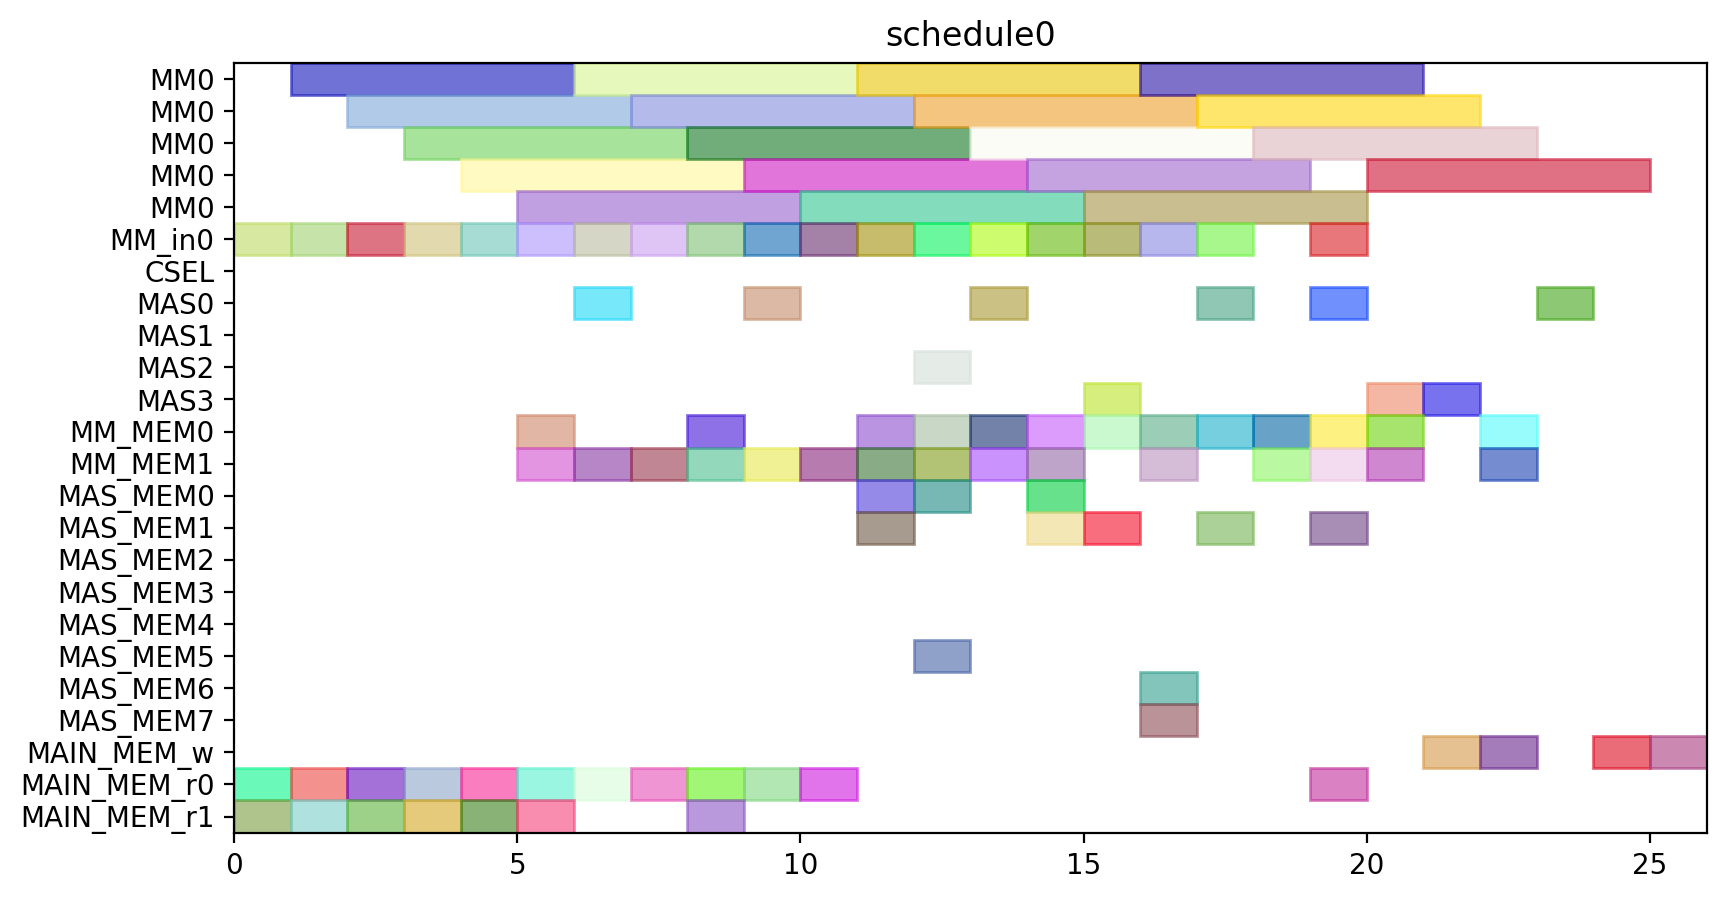

The Python source for this figure:
from pyschedule import Scenario, solvers, plotters, alt


def solve():
	horizon = 120
	S = Scenario("schedule0", horizon=horizon)

	# resource
	MM = S.Resources('MM', num=1, size=5)
	MM_in = S.Resources('MM_in', num=1)
	CSEL = S.Resource('CSEL')
	MAS = S.Resources('MAS', num=4, size=1, periods=range(1, horizon))
	MM_MEM = S.Resources('MM_MEM', num=2)
	MAS_MEM = S.Resources('MAS_MEM', num=8)
	MAIN_MEM_w = S.Resource('MAIN_MEM_w', size=1)
	MAIN_MEM_r = S.Resources('MAIN_MEM_r', num=2)

	# result of previous scheduling

	# new tasks
	T1 = S.Task('T1', length=5, delay_cost=1)
	T1 += alt(MM)
	T1_in = S.Task('T1_in', length=1, delay_cost=1)
	T1_in += alt(MM_in)
	S += T1_in*MM_in[0]<=T1*MM[0]
	T1_mem0 = S.Task('T1_mem0', length=1, delay_cost=1)
	T1_mem0 += MAIN_MEM_r[0]
	S += T1_mem0 <= T1

	T1_mem1 = S.Task('T1_mem1', length=1, delay_cost=1)
	T1_mem1 += MAIN_MEM_r[1]
	S += T1_mem1 <= T1

	T2 = S.Task('T2', length=5, delay_cost=1)
	T2 += alt(MM)
	T2_in = S.Task('T2_in', length=1, delay_cost=1)
	T2_in += alt(MM_in)
	S += T2_in*MM_in[0]<=T2*MM[0]
	T2_mem0 = S.Task('T2_mem0', length=1, delay_cost=1)
	T2_mem0 += MAIN_MEM_r[0]
	S += T2_mem0 <= T2

	T2_mem1 = S.Task('T2_mem1', length=1, delay_cost=1)
	T2_mem1 += MAIN_MEM_r[1]
	S += T2_mem1 <= T2

	T3 = S.Task('T3', length=5, delay_cost=1)
	T3 += alt(MM)
	T3_in = S.Task('T3_in', length=1, delay_cost=1)
	T3_in += alt(MM_in)
	S += T3_in*MM_in[0]<=T3*MM[0]
	T3_mem0 = S.Task('T3_mem0', length=1, delay_cost=1)
	T3_mem0 += MAIN_MEM_r[0]
	S += T3_mem0 <= T3

	T3_mem1 = S.Task('T3_mem1', length=1, delay_cost=1)
	T3_mem1 += MAIN_MEM_r[1]
	S += T3_mem1 <= T3

	T4 = S.Task('T4', length=5, delay_cost=1)
	T4 += alt(MM)
	T4_in = S.Task('T4_in', length=1, delay_cost=1)
	T4_in += alt(MM_in)
	S += T4_in*MM_in[0]<=T4*MM[0]
	T4_mem0 = S.Task('T4_mem0', length=1, delay_cost=1)
	T4_mem0 += MAIN_MEM_r[0]
	S += T4_mem0 <= T4

	T4_mem1 = S.Task('T4_mem1', length=1, delay_cost=1)
	T4_mem1 += MAIN_MEM_r[1]
	S += T4_mem1 <= T4

	T5 = S.Task('T5', length=5, delay_cost=1)
	T5 += alt(MM)
	T5_in = S.Task('T5_in', length=1, delay_cost=1)
	T5_in += alt(MM_in)
	S += T5_in*MM_in[0]<=T5*MM[0]
	T5_mem0 = S.Task('T5_mem0', length=1, delay_cost=1)
	T5_mem0 += MAIN_MEM_r[0]
	S += T5_mem0 <= T5

	T5_mem1 = S.Task('T5_mem1', length=1, delay_cost=1)
	T5_mem1 += MAIN_MEM_r[1]
	S += T5_mem1 <= T5

	T6 = S.Task('T6', length=5, delay_cost=1)
	T6 += alt(MM)
	T6_in = S.Task('T6_in', length=1, delay_cost=1)
	T6_in += alt(MM_in)
	S += T6_in*MM_in[0]<=T6*MM[0]
	T6_mem0 = S.Task('T6_mem0', length=1, delay_cost=1)
	T6_mem0 += MAIN_MEM_r[0]
	S += T6_mem0 <= T6

	T6_mem1 = S.Task('T6_mem1', length=1, delay_cost=1)
	T6_mem1 += MAIN_MEM_r[1]
	S += T6_mem1 <= T6

	T7 = S.Task('T7', length=5, delay_cost=1)
	T7 += alt(MM)
	T7_in = S.Task('T7_in', length=1, delay_cost=1)
	T7_in += alt(MM_in)
	S += T7_in*MM_in[0]<=T7*MM[0]
	T7_mem0 = S.Task('T7_mem0', length=1, delay_cost=1)
	T7_mem0 += MAIN_MEM_r[0]
	S += T7_mem0 <= T7

	T7_mem1 = S.Task('T7_mem1', length=1, delay_cost=1)
	T7_mem1 += MAIN_MEM_r[1]
	S += T7_mem1 <= T7

	T8 = S.Task('T8', length=5, delay_cost=1)
	T8 += alt(MM)
	T8_in = S.Task('T8_in', length=1, delay_cost=1)
	T8_in += alt(MM_in)
	S += T8_in*MM_in[0]<=T8*MM[0]
	T8_mem0 = S.Task('T8_mem0', length=1, delay_cost=1)
	T8_mem0 += MAIN_MEM_r[0]
	S += T8_mem0 <= T8

	T8_mem1 = S.Task('T8_mem1', length=1, delay_cost=1)
	T8_mem1 += alt(MM_MEM)
	S += (T1*MM[0])-1 < T8_mem1*MM_MEM[1]
	S += T8_mem1 <= T8

	T9 = S.Task('T9', length=5, delay_cost=1)
	T9 += alt(MM)
	T9_in = S.Task('T9_in', length=1, delay_cost=1)
	T9_in += alt(MM_in)
	S += T9_in*MM_in[0]<=T9*MM[0]
	T9_mem0 = S.Task('T9_mem0', length=1, delay_cost=1)
	T9_mem0 += MAIN_MEM_r[0]
	S += T9_mem0 <= T9

	T9_mem1 = S.Task('T9_mem1', length=1, delay_cost=1)
	T9_mem1 += alt(MM_MEM)
	S += (T1*MM[0])-1 < T9_mem1*MM_MEM[1]
	S += T9_mem1 <= T9

	T10 = S.Task('T10', length=5, delay_cost=1)
	T10 += alt(MM)
	T10_in = S.Task('T10_in', length=1, delay_cost=1)
	T10_in += alt(MM_in)
	S += T10_in*MM_in[0]<=T10*MM[0]
	T10_mem0 = S.Task('T10_mem0', length=1, delay_cost=1)
	T10_mem0 += MAIN_MEM_r[0]
	S += T10_mem0 <= T10

	T10_mem1 = S.Task('T10_mem1', length=1, delay_cost=1)
	T10_mem1 += alt(MM_MEM)
	S += (T3*MM[0])-1 < T10_mem1*MM_MEM[1]
	S += T10_mem1 <= T10

	T11 = S.Task('T11', length=5, delay_cost=1)
	T11 += alt(MM)
	T11_in = S.Task('T11_in', length=1, delay_cost=1)
	T11_in += alt(MM_in)
	S += T11_in*MM_in[0]<=T11*MM[0]
	T11_mem0 = S.Task('T11_mem0', length=1, delay_cost=1)
	T11_mem0 += MAIN_MEM_r[0]
	S += T11_mem0 <= T11

	T11_mem1 = S.Task('T11_mem1', length=1, delay_cost=1)
	T11_mem1 += alt(MM_MEM)
	S += (T3*MM[0])-1 < T11_mem1*MM_MEM[1]
	S += T11_mem1 <= T11

	T12 = S.Task('T12', length=1, delay_cost=1)
	T12 += alt(MAS)
	T12_mem0 = S.Task('T12_mem0', length=1, delay_cost=1)
	T12_mem0 += alt(MM_MEM)
	S += (T4*MM[0])-1 < T12_mem0*MM_MEM[0]
	S += T12_mem0 <= T12

	T12_mem1 = S.Task('T12_mem1', length=1, delay_cost=1)
	T12_mem1 += alt(MM_MEM)
	S += (T2*MM[0])-1 < T12_mem1*MM_MEM[1]
	S += T12_mem1 <= T12

	T13 = S.Task('T13', length=1, delay_cost=1)
	T13 += alt(MAS)
	T13_mem0 = S.Task('T13_mem0', length=1, delay_cost=1)
	T13_mem0 += alt(MM_MEM)
	S += (T4*MM[0])-1 < T13_mem0*MM_MEM[0]
	S += T13_mem0 <= T13

	T13_mem1 = S.Task('T13_mem1', length=1, delay_cost=1)
	T13_mem1 += alt(MM_MEM)
	S += (T2*MM[0])-1 < T13_mem1*MM_MEM[1]
	S += T13_mem1 <= T13

	T15 = S.Task('T15', length=1, delay_cost=1)
	T15 += alt(MAS)
	T15_mem0 = S.Task('T15_mem0', length=1, delay_cost=1)
	T15_mem0 += alt(MM_MEM)
	S += (T7*MM[0])-1 < T15_mem0*MM_MEM[0]
	S += T15_mem0 <= T15

	T15_mem1 = S.Task('T15_mem1', length=1, delay_cost=1)
	T15_mem1 += alt(MM_MEM)
	S += (T7*MM[0])-1 < T15_mem1*MM_MEM[1]
	S += T15_mem1 <= T15

	T14 = S.Task('T14', length=5, delay_cost=1)
	T14 += alt(MM)
	T14_in = S.Task('T14_in', length=1, delay_cost=1)
	T14_in += alt(MM_in)
	S += T14_in*MM_in[0]<=T14*MM[0]
	T14_mem0 = S.Task('T14_mem0', length=1, delay_cost=1)
	T14_mem0 += alt(MAS_MEM)
	S += (T13*MAS[0])-1 < T14_mem0*MAS_MEM[0]
	S += (T13*MAS[1])-1 < T14_mem0*MAS_MEM[2]
	S += (T13*MAS[2])-1 < T14_mem0*MAS_MEM[4]
	S += (T13*MAS[3])-1 < T14_mem0*MAS_MEM[6]
	S += T14_mem0 <= T14

	T14_mem1 = S.Task('T14_mem1', length=1, delay_cost=1)
	T14_mem1 += alt(MAS_MEM)
	S += (T13*MAS[0])-1 < T14_mem1*MAS_MEM[1]
	S += (T13*MAS[1])-1 < T14_mem1*MAS_MEM[3]
	S += (T13*MAS[2])-1 < T14_mem1*MAS_MEM[5]
	S += (T13*MAS[3])-1 < T14_mem1*MAS_MEM[7]
	S += T14_mem1 <= T14

	T16 = S.Task('T16', length=5, delay_cost=1)
	T16 += alt(MM)
	T16_in = S.Task('T16_in', length=1, delay_cost=1)
	T16_in += alt(MM_in)
	S += T16_in*MM_in[0]<=T16*MM[0]
	T16_mem0 = S.Task('T16_mem0', length=1, delay_cost=1)
	T16_mem0 += alt(MM_MEM)
	S += (T1*MM[0])-1 < T16_mem0*MM_MEM[0]
	S += T16_mem0 <= T16

	T16_mem1 = S.Task('T16_mem1', length=1, delay_cost=1)
	T16_mem1 += alt(MM_MEM)
	S += (T8*MM[0])-1 < T16_mem1*MM_MEM[1]
	S += T16_mem1 <= T16

	T17 = S.Task('T17', length=5, delay_cost=1)
	T17 += alt(MM)
	T17_in = S.Task('T17_in', length=1, delay_cost=1)
	T17_in += alt(MM_in)
	S += T17_in*MM_in[0]<=T17*MM[0]
	T17_mem0 = S.Task('T17_mem0', length=1, delay_cost=1)
	T17_mem0 += alt(MM_MEM)
	S += (T8*MM[0])-1 < T17_mem0*MM_MEM[0]
	S += T17_mem0 <= T17

	T17_mem1 = S.Task('T17_mem1', length=1, delay_cost=1)
	T17_mem1 += alt(MAS_MEM)
	S += (T15*MAS[0])-1 < T17_mem1*MAS_MEM[1]
	S += (T15*MAS[1])-1 < T17_mem1*MAS_MEM[3]
	S += (T15*MAS[2])-1 < T17_mem1*MAS_MEM[5]
	S += (T15*MAS[3])-1 < T17_mem1*MAS_MEM[7]
	S += T17_mem1 <= T17

	T18 = S.Task('T18', length=1, delay_cost=1)
	T18 += alt(MAS)
	T18_mem0 = S.Task('T18_mem0', length=1, delay_cost=1)
	T18_mem0 += alt(MM_MEM)
	S += (T5*MM[0])-1 < T18_mem0*MM_MEM[0]
	S += T18_mem0 <= T18

	T18_mem1 = S.Task('T18_mem1', length=1, delay_cost=1)
	T18_mem1 += alt(MM_MEM)
	S += (T9*MM[0])-1 < T18_mem1*MM_MEM[1]
	S += T18_mem1 <= T18

	T19 = S.Task('T19', length=1, delay_cost=1)
	T19 += alt(MAS)
	T19_mem0 = S.Task('T19_mem0', length=1, delay_cost=1)
	T19_mem0 += alt(MM_MEM)
	S += (T5*MM[0])-1 < T19_mem0*MM_MEM[0]
	S += T19_mem0 <= T19

	T19_mem1 = S.Task('T19_mem1', length=1, delay_cost=1)
	T19_mem1 += alt(MM_MEM)
	S += (T9*MM[0])-1 < T19_mem1*MM_MEM[1]
	S += T19_mem1 <= T19

	T21 = S.Task('T21', length=1, delay_cost=1)
	T21 += alt(MAS)
	T21_mem0 = S.Task('T21_mem0', length=1, delay_cost=1)
	T21_mem0 += alt(MM_MEM)
	S += (T6*MM[0])-1 < T21_mem0*MM_MEM[0]
	S += T21_mem0 <= T21

	T21_mem1 = S.Task('T21_mem1', length=1, delay_cost=1)
	T21_mem1 += alt(MM_MEM)
	S += (T10*MM[0])-1 < T21_mem1*MM_MEM[1]
	S += T21_mem1 <= T21

	T24 = S.Task('T24', length=5, delay_cost=1)
	T24 += alt(MM)
	T24_in = S.Task('T24_in', length=1, delay_cost=1)
	T24_in += alt(MM_in)
	S += T24_in*MM_in[0]<=T24*MM[0]
	T24_mem0 = S.Task('T24_mem0', length=1, delay_cost=1)
	T24_mem0 += alt(MM_MEM)
	S += (T11*MM[0])-1 < T24_mem0*MM_MEM[0]
	S += T24_mem0 <= T24

	T24_mem1 = S.Task('T24_mem1', length=1, delay_cost=1)
	T24_mem1 += alt(MAS_MEM)
	S += (T12*MAS[0])-1 < T24_mem1*MAS_MEM[1]
	S += (T12*MAS[1])-1 < T24_mem1*MAS_MEM[3]
	S += (T12*MAS[2])-1 < T24_mem1*MAS_MEM[5]
	S += (T12*MAS[3])-1 < T24_mem1*MAS_MEM[7]
	S += T24_mem1 <= T24

	T20 = S.Task('T20', length=5, delay_cost=1)
	T20 += alt(MM)
	T20_in = S.Task('T20_in', length=1, delay_cost=1)
	T20_in += alt(MM_in)
	S += T20_in*MM_in[0]<=T20*MM[0]
	T20_mem0 = S.Task('T20_mem0', length=1, delay_cost=1)
	T20_mem0 += alt(MAS_MEM)
	S += (T15*MAS[0])-1 < T20_mem0*MAS_MEM[0]
	S += (T15*MAS[1])-1 < T20_mem0*MAS_MEM[2]
	S += (T15*MAS[2])-1 < T20_mem0*MAS_MEM[4]
	S += (T15*MAS[3])-1 < T20_mem0*MAS_MEM[6]
	S += T20_mem0 <= T20

	T20_mem1 = S.Task('T20_mem1', length=1, delay_cost=1)
	T20_mem1 += alt(MAS_MEM)
	S += (T18*MAS[0])-1 < T20_mem1*MAS_MEM[1]
	S += (T18*MAS[1])-1 < T20_mem1*MAS_MEM[3]
	S += (T18*MAS[2])-1 < T20_mem1*MAS_MEM[5]
	S += (T18*MAS[3])-1 < T20_mem1*MAS_MEM[7]
	S += T20_mem1 <= T20

	T22 = S.Task('T22', length=5, delay_cost=1)
	T22 += alt(MM)
	T22_in = S.Task('T22_in', length=1, delay_cost=1)
	T22_in += alt(MM_in)
	S += T22_in*MM_in[0]<=T22*MM[0]
	T22_mem0 = S.Task('T22_mem0', length=1, delay_cost=1)
	T22_mem0 += alt(MAS_MEM)
	S += (T21*MAS[0])-1 < T22_mem0*MAS_MEM[0]
	S += (T21*MAS[1])-1 < T22_mem0*MAS_MEM[2]
	S += (T21*MAS[2])-1 < T22_mem0*MAS_MEM[4]
	S += (T21*MAS[3])-1 < T22_mem0*MAS_MEM[6]
	S += T22_mem0 <= T22

	T22_mem1 = S.Task('T22_mem1', length=1, delay_cost=1)
	T22_mem1 += alt(MAS_MEM)
	S += (T21*MAS[0])-1 < T22_mem1*MAS_MEM[1]
	S += (T21*MAS[1])-1 < T22_mem1*MAS_MEM[3]
	S += (T21*MAS[2])-1 < T22_mem1*MAS_MEM[5]
	S += (T21*MAS[3])-1 < T22_mem1*MAS_MEM[7]
	S += T22_mem1 <= T22

	T23 = S.Task('T23', length=5, delay_cost=1)
	T23 += alt(MM)
	T23_in = S.Task('T23_in', length=1, delay_cost=1)
	T23_in += alt(MM_in)
	S += T23_in*MM_in[0]<=T23*MM[0]
	T23_mem0 = S.Task('T23_mem0', length=1, delay_cost=1)
	T23_mem0 += alt(MAS_MEM)
	S += (T19*MAS[0])-1 < T23_mem0*MAS_MEM[0]
	S += (T19*MAS[1])-1 < T23_mem0*MAS_MEM[2]
	S += (T19*MAS[2])-1 < T23_mem0*MAS_MEM[4]
	S += (T19*MAS[3])-1 < T23_mem0*MAS_MEM[6]
	S += T23_mem0 <= T23

	T23_mem1 = S.Task('T23_mem1', length=1, delay_cost=1)
	T23_mem1 += alt(MAS_MEM)
	S += (T19*MAS[0])-1 < T23_mem1*MAS_MEM[1]
	S += (T19*MAS[1])-1 < T23_mem1*MAS_MEM[3]
	S += (T19*MAS[2])-1 < T23_mem1*MAS_MEM[5]
	S += (T19*MAS[3])-1 < T23_mem1*MAS_MEM[7]
	S += T23_mem1 <= T23

	Z2_new = S.Task('Z2_new', length=5, delay_cost=1)
	Z2_new += alt(MM)
	Z2_new_in = S.Task('Z2_new_in', length=1, delay_cost=1)
	Z2_new_in += alt(MM_in)
	S += Z2_new_in*MM_in[0]<=Z2_new*MM[0]
	S += 0<Z2_new

	Z2_new_w = S.Task('Z2_new_w', length=1, delay_cost=1)
	Z2_new_w += alt(MAIN_MEM_w)
	S += Z2_new <= Z2_new_w

	Z2_new_mem0 = S.Task('Z2_new_mem0', length=1, delay_cost=1)
	Z2_new_mem0 += MAIN_MEM_r[0]
	S += Z2_new_mem0 <= Z2_new

	Z2_new_mem1 = S.Task('Z2_new_mem1', length=1, delay_cost=1)
	Z2_new_mem1 += alt(MM_MEM)
	S += (T14*MM[0])-1 < Z2_new_mem1*MM_MEM[1]
	S += Z2_new_mem1 <= Z2_new

	T25 = S.Task('T25', length=1, delay_cost=1)
	T25 += alt(MAS)
	T25_mem0 = S.Task('T25_mem0', length=1, delay_cost=1)
	T25_mem0 += alt(MM_MEM)
	S += (T20*MM[0])-1 < T25_mem0*MM_MEM[0]
	S += T25_mem0 <= T25

	T25_mem1 = S.Task('T25_mem1', length=1, delay_cost=1)
	T25_mem1 += alt(MM_MEM)
	S += (T20*MM[0])-1 < T25_mem1*MM_MEM[1]
	S += T25_mem1 <= T25

	X2_new = S.Task('X2_new', length=1, delay_cost=1)
	X2_new += alt(MAS)
	S += 0<X2_new

	X2_new_w = S.Task('X2_new_w', length=1, delay_cost=1)
	X2_new_w += alt(MAIN_MEM_w)
	S += X2_new <= X2_new_w

	X2_new_mem0 = S.Task('X2_new_mem0', length=1, delay_cost=1)
	X2_new_mem0 += alt(MM_MEM)
	S += (T22*MM[0])-1 < X2_new_mem0*MM_MEM[0]
	S += X2_new_mem0 <= X2_new

	X2_new_mem1 = S.Task('X2_new_mem1', length=1, delay_cost=1)
	X2_new_mem1 += alt(MM_MEM)
	S += (T24*MM[0])-1 < X2_new_mem1*MM_MEM[1]
	S += X2_new_mem1 <= X2_new

	X1_new = S.Task('X1_new', length=1, delay_cost=1)
	X1_new += alt(MAS)
	S += 0<X1_new

	X1_new_w = S.Task('X1_new_w', length=1, delay_cost=1)
	X1_new_w += alt(MAIN_MEM_w)
	S += X1_new <= X1_new_w

	X1_new_mem0 = S.Task('X1_new_mem0', length=1, delay_cost=1)
	X1_new_mem0 += alt(MM_MEM)
	S += (T23*MM[0])-1 < X1_new_mem0*MM_MEM[0]
	S += X1_new_mem0 <= X1_new

	X1_new_mem1 = S.Task('X1_new_mem1', length=1, delay_cost=1)
	X1_new_mem1 += alt(MM_MEM)
	S += (T17*MM[0])-1 < X1_new_mem1*MM_MEM[1]
	S += X1_new_mem1 <= X1_new

	Z1_new = S.Task('Z1_new', length=1, delay_cost=1)
	Z1_new += alt(MAS)
	S += 0<Z1_new

	Z1_new_w = S.Task('Z1_new_w', length=1, delay_cost=1)
	Z1_new_w += alt(MAIN_MEM_w)
	S += Z1_new <= Z1_new_w

	Z1_new_mem0 = S.Task('Z1_new_mem0', length=1, delay_cost=1)
	Z1_new_mem0 += alt(MM_MEM)
	S += (T16*MM[0])-1 < Z1_new_mem0*MM_MEM[0]
	S += Z1_new_mem0 <= Z1_new

	Z1_new_mem1 = S.Task('Z1_new_mem1', length=1, delay_cost=1)
	Z1_new_mem1 += alt(MAS_MEM)
	S += (T25*MAS[0])-1 < Z1_new_mem1*MAS_MEM[1]
	S += (T25*MAS[1])-1 < Z1_new_mem1*MAS_MEM[3]
	S += (T25*MAS[2])-1 < Z1_new_mem1*MAS_MEM[5]
	S += (T25*MAS[3])-1 < Z1_new_mem1*MAS_MEM[7]
	S += Z1_new_mem1 <= Z1_new

	solvers.mip.solve(S,msg=1,kind='CPLEX',ratio_gap=1.01)

	solution = [['hoge']*len(S.solution()[1]) for i in range(len(S.solution()))]
	for i in range(len(S.solution())):
		for j in range(len(S.solution()[i])):
			solution[i][j]=str(S.solution()[i][j])
	print(solution)

	cycles = int(solution[-1][3])

	pic_file_name = "/home/mfukuda/ABE/multiRAM_multiMAS_16mux/scheduling_result/stage5MM1_stage1MAS4/EP_LADDERMUL/schedule0.png"
	if(S.solution() != []):
		plotters.matplotlib.plot(S,img_filename=pic_file_name, show_task_labels=False, fig_size=(cycles*0.25+3, 5))

	return solution
